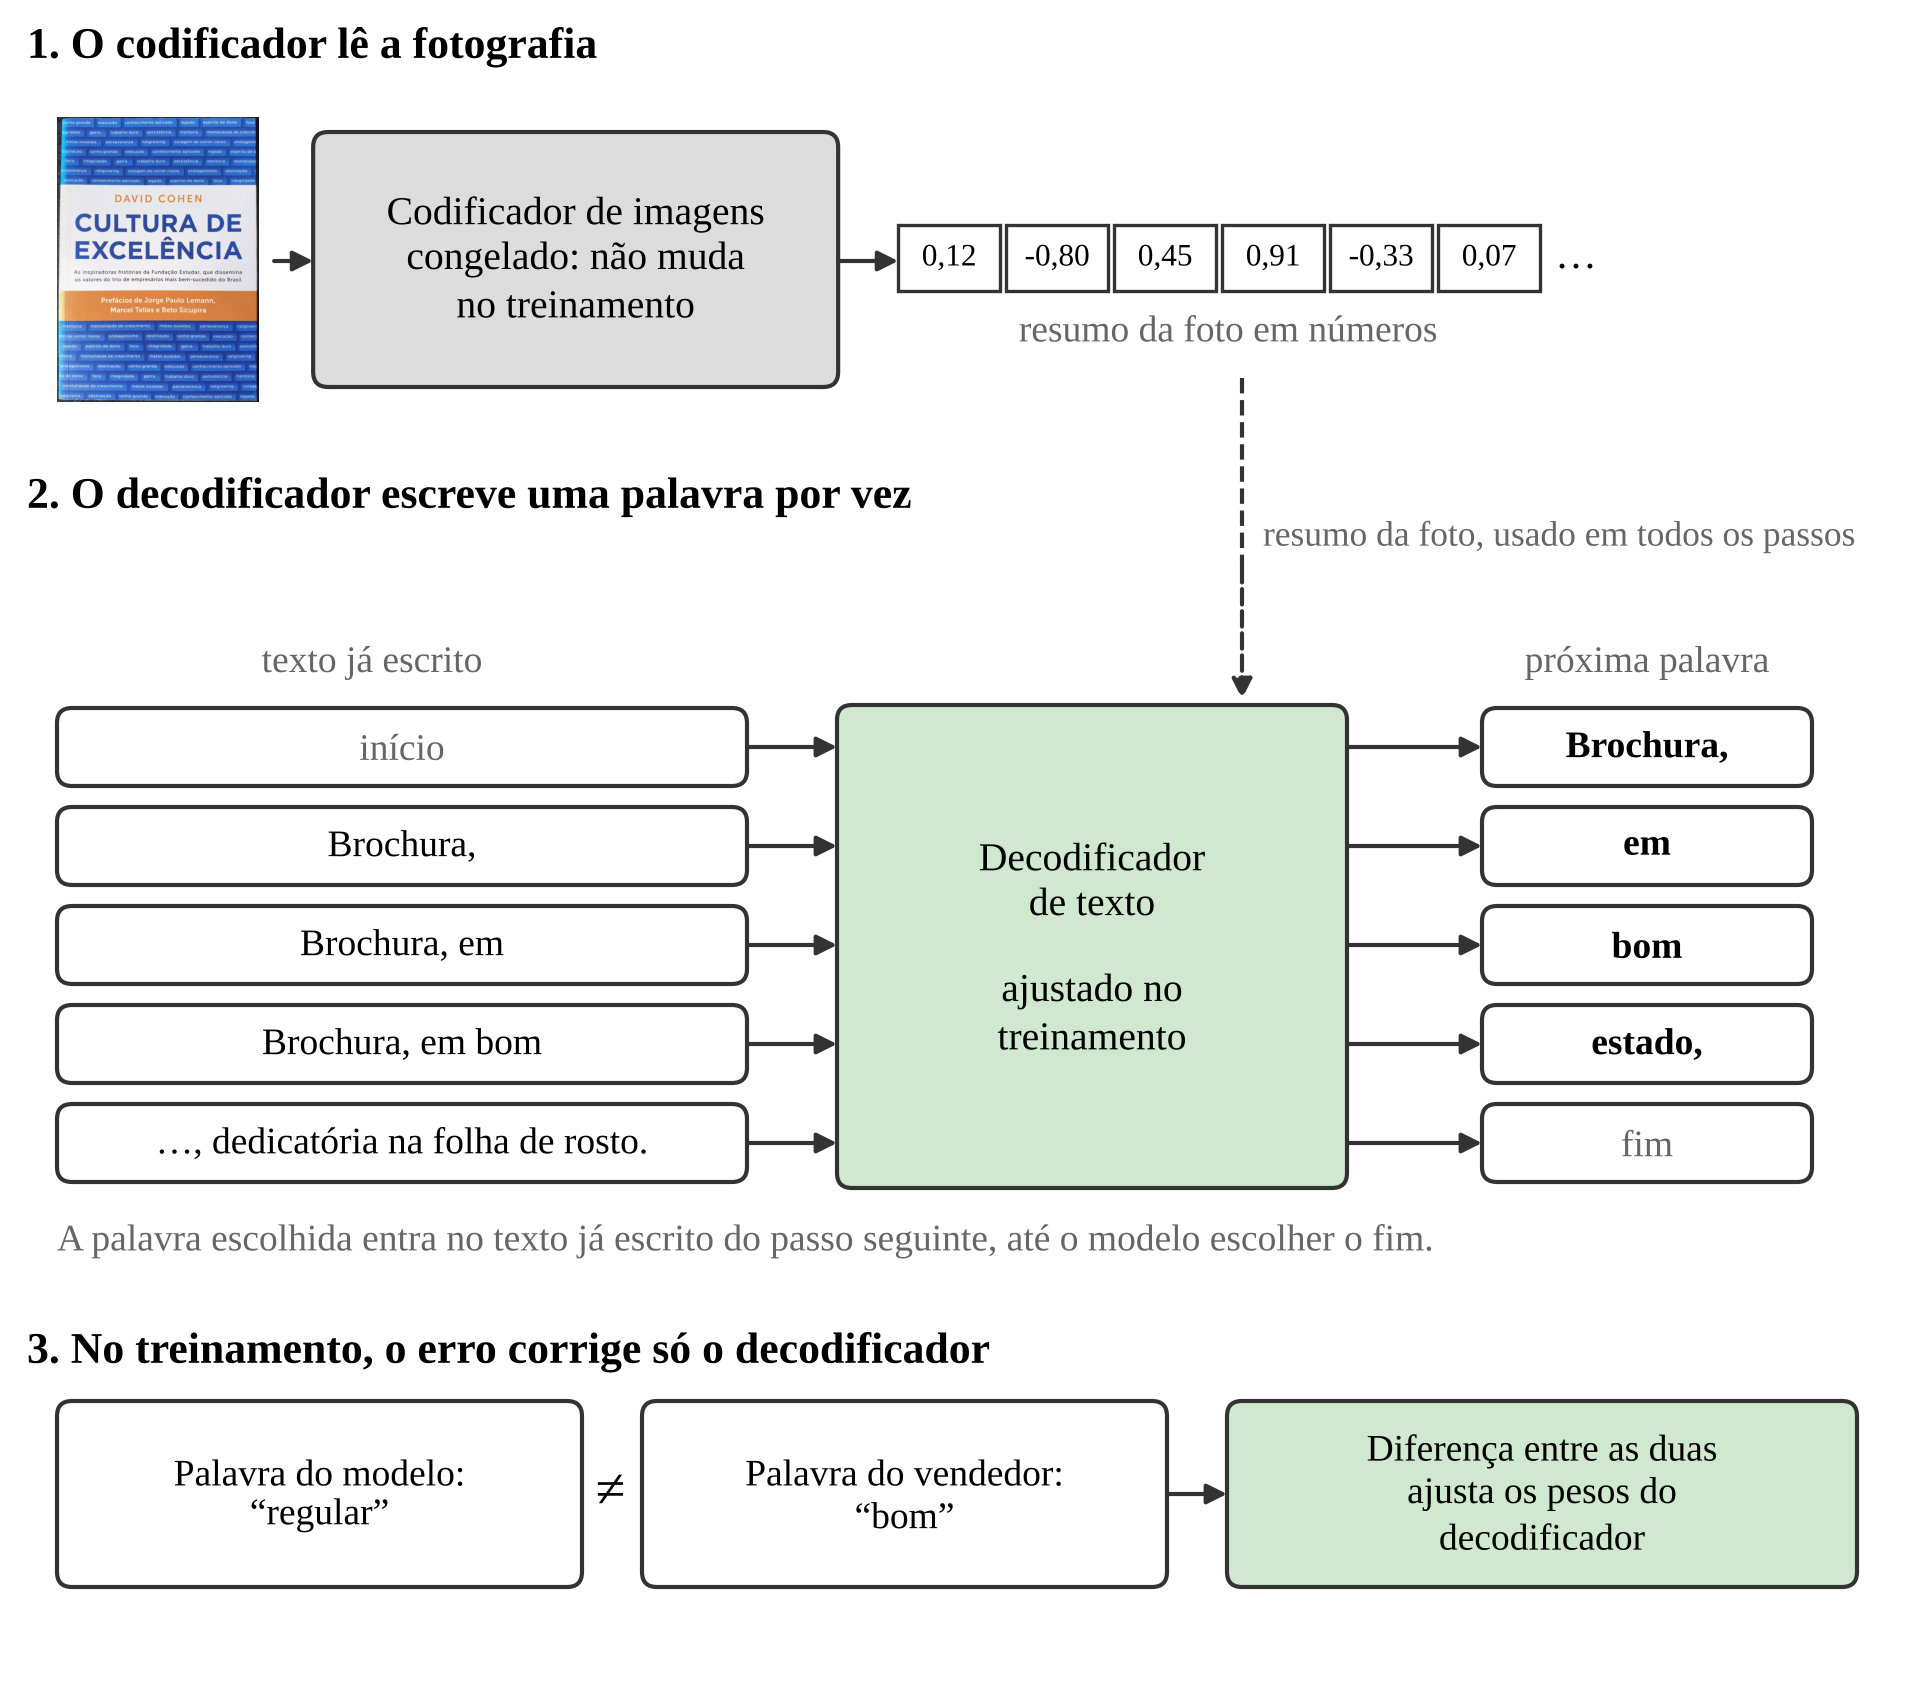

Write the Python code that produced this figure.
import matplotlib
matplotlib.use('Agg')
import matplotlib.pyplot as plt
from matplotlib.patches import FancyBboxPatch, Rectangle
from PIL import Image
import numpy as np
plt.rcParams['font.family']='Liberation Serif'
plt.rcParams['mathtext.fontset']='custom'; plt.rcParams['mathtext.it']='Liberation Serif:italic'; plt.rcParams['mathtext.rm']='Liberation Serif'
W,H=6.3,5.6
fig=plt.figure(figsize=(W,H)); ax=fig.add_axes([0,0,1,1]); ax.set_xlim(0,W); ax.set_ylim(0,H); ax.axis('off')
EDGE='#333333'; FROZ='#dcdcdc'; TR='#cfe8cf'; MUT='#666666'; ERR='#c0392b'
def box(x,y,w,h,txt='',fc='white',fs=9.5,ls='-',lw=1,bold=False,color='black'):
    ax.add_patch(FancyBboxPatch((x,y),w,h,boxstyle='round,pad=0,rounding_size=0.05',fc=fc,ec=EDGE,lw=lw,ls=ls))
    if txt: ax.text(x+w/2,y+h/2,txt,ha='center',va='center',fontsize=fs,linespacing=1.25,fontweight='bold' if bold else 'normal',color=color)
def arr(p1,p2,ls='-',color=EDGE):
    ax.annotate('',xy=p2,xytext=p1,arrowprops=dict(arrowstyle='-|>',lw=1,color=color,mutation_scale=10,linestyle=ls,shrinkA=0,shrinkB=0))
def title(y,t): ax.text(0.05,y,t,fontsize=10.5,fontweight='bold',va='top')
# ---- 1
title(5.55,'1. O codificador lê a fotografia')
img=Image.open('docs/monografia/figura-fotos-anuncio.jpg').crop((30,20,640,880))
y1=4.35; hh=0.95
ax.imshow(np.asarray(img),extent=(0.15,0.15+hh*610/860,y1-0.05,y1-0.05+hh),zorder=2)
x=0.15+hh*610/860+0.18
arr((x-0.13,y1+0.42),(x,y1+0.42))
box(x,y1,1.75,0.85,'Codificador de imagens\ncongelado: não muda\nno treinamento',fc=FROZ)
x2=x+1.75+0.2; arr((x2-0.2,y1+0.42),(x2,y1+0.42))
# vector of numbers
vals=[0.12,-0.80,0.45,0.91,-0.33,0.07]
for i,v in enumerate(vals):
    ax.add_patch(Rectangle((x2+i*0.36,y1+0.32),0.34,0.22,fc='white',ec=EDGE,lw=0.8))
    ax.text(x2+i*0.36+0.17,y1+0.43,f'{v:.2f}'.replace('.',','),ha='center',va='center',fontsize=7.5)
ax.text(x2+6*0.36+0.03,y1+0.43,'…',va='center',fontsize=10)
ax.text(x2+1.1,y1+0.24,'resumo da foto em números',ha='center',va='top',fontsize=9,color=MUT)
# ---- 2
title(4.05,'2. O decodificador escreve uma palavra por vez')
ax.plot([4.1,4.1],[4.38,3.75],color=EDGE,lw=1,ls='--'); arr((4.1,3.75),(4.1,3.31),ls='--')
ax.text(4.17,3.85,'resumo da foto, usado em todos os passos',fontsize=8.5,color=MUT,va='center')
rows=[('início','Brochura,'),('Brochura,','em'),('Brochura, em','bom'),('Brochura, em bom','estado,'),('…, dedicatória na folha de rosto.','fim')]
ytop=3.35; rh=0.33
ax.text(1.2,ytop+0.05,'texto já escrito',ha='center',fontsize=9,color=MUT)
ax.text(5.45,ytop+0.05,'próxima palavra',ha='center',fontsize=9,color=MUT)
dec_y0=ytop-len(rows)*rh-0.02
box(2.75,dec_y0,1.7,len(rows)*rh-0.04,'Decodificador\nde texto\n\najustado no\ntreinamento',fc=TR)
for i,(a,b) in enumerate(rows):
    y=ytop-(i+1)*rh
    box(0.15,y,2.3,rh-0.07,a,fs=9,color=MUT if a in ('início',) else 'black')
    arr((2.45,y+(rh-0.07)/2),(2.75,y+(rh-0.07)/2))
    arr((4.45,y+(rh-0.07)/2),(4.9,y+(rh-0.07)/2))
    box(4.9,y,1.1,rh-0.07,b,fs=9,bold=b!='fim',color=MUT if b=='fim' else 'black')
# ---- 3
title(1.2,'3. No treinamento, o erro corrige só o decodificador')
yb=0.35; bh=0.62
box(0.15,yb,1.75,bh,'Palavra do modelo:\n“regular”',fs=9)
box(2.1,yb,1.75,bh,'Palavra do vendedor:\n“bom”',fs=9)
box(4.05,yb,2.1,bh,'Diferença entre as duas\najusta os pesos do\ndecodificador',fs=9,fc=TR)
ax.text(1.995,yb+bh/2,'≠',ha='center',va='center',fontsize=13)
arr((3.85,yb+bh/2),(4.05,yb+bh/2))
ax.text(0.15,dec_y0-0.12,'A palavra escolhida entra no texto já escrito do passo seguinte, até o modelo escolher o fim.',fontsize=9,color=MUT,va='top')
fig.savefig('docs/monografia/figura-blip-passo-a-passo.png',dpi=300,bbox_inches='tight',pad_inches=0.04)
